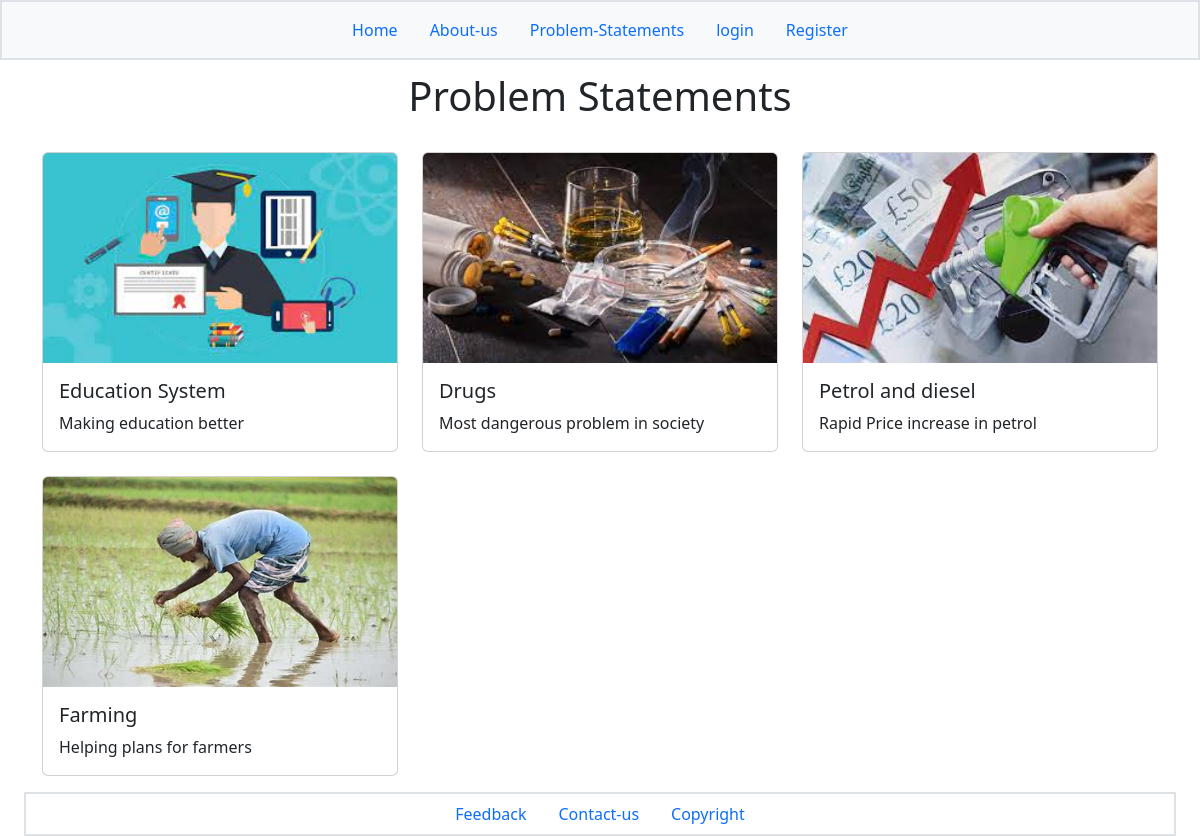
The app's page /problem_statements/ with its own data.
### nation_book/models.py (models this page shows, shortened)
class ProblemStatement(models.Model):
    problem_name = models.CharField(max_length=200)
    problem_desc = models.CharField(max_length=500)
    problem_img=models.ImageField(upload_to='problem_img')
    problem_id=models.IntegerField(default=0)

### nation_book/views.py (the view)
# urls.py: path('problem_statements/',views.problem_statements,name='problem_statement'),
def problem_statements(request):
    problem_statement=ProblemStatement.objects.all()
    return render(request,'problem-statements.html',{'problem_statement':problem_statement})

### nation_book/templates/problem-statements.html
{% extends 'base.html' %}
{% load static %}
{% block content %}
<div class="container pt-4 mt-5">
  <h1 class="text-center">Problem Statements</h1>
  <br>
  <div class="row row-cols-1 row-cols-md-3 g-4">
    {% for problem in problem_statement %}
    <div class="col">
      <div class="card h-100">
        <a href="{{ problem.pk }}">
          <img class="card-img-top mx-auto d-block" src="{{ problem.problem_img.url }}" alt="Image not found" height="210px" width="210px">
        </a>
        <div class="card-body">
          <h5 class="card-title">{{ problem.problem_name }}</h5>
          <p class="card-text">{{ problem.problem_desc }}</p>
        </div>
      </div>
    </div>
    {% endfor %}
  </div>
</div>
{% endblock %}

### records on screen
ProblemStatement: problem_img (picture), problem_name "Education System", problem_desc "Making education better"
ProblemStatement: problem_img (picture), problem_name "Drugs", problem_desc "Most dangerous problem in society"
ProblemStatement: problem_img (picture), problem_name "Petrol and diesel", problem_desc "Rapid Price increase in petrol"
ProblemStatement: problem_img (picture), problem_name "Farming", problem_desc "Helping plans for farmers"
